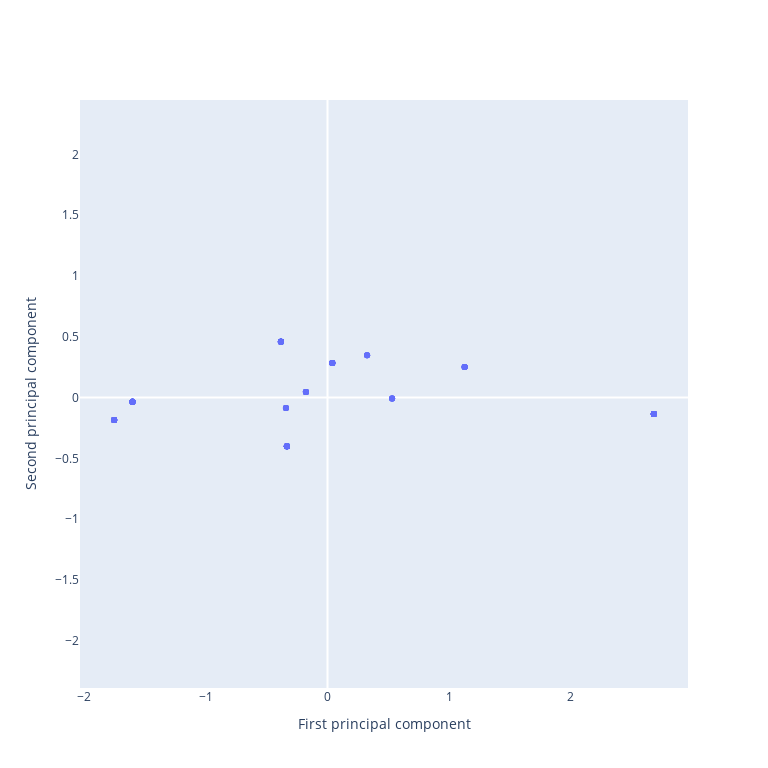
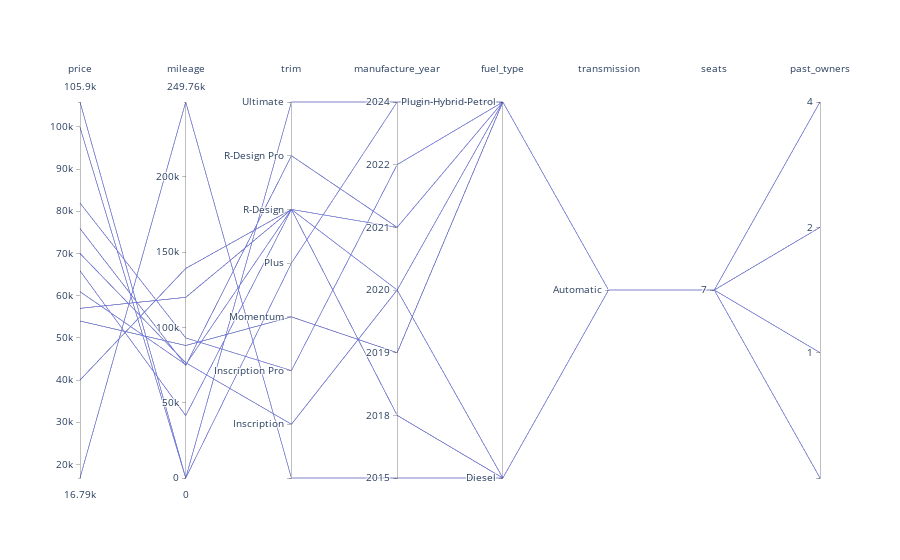
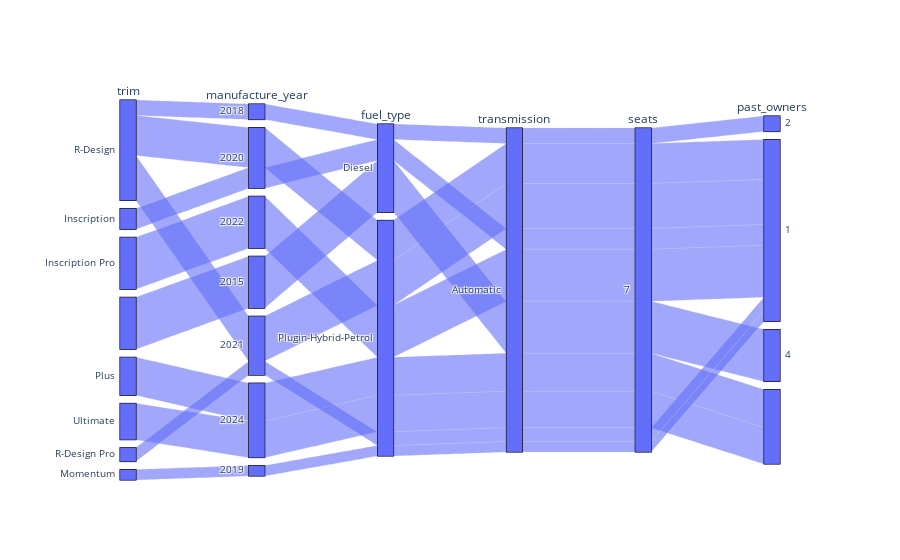

The notebook cell these images were saved under, in order:
### Code cell
import edvart
edvart.DefaultReport(df).show()

### Figure 1 — Plotly figure (JSON) as saved in the notebook; plotly's stock layout.template omitted (floating-point values rounded to 4 significant figures; data arrays with more than 128 entries replaced by an {"elided": "..."} marker saying what was removed)
{"data": [{"marker": {"opacity": 0.8}, "mode": "markers", "text": {"elided": "187 str values"}, "type": "scatter", "x": {"elided": "187 float values"}, "y": {"elided": "187 float values"}}], "layout": {"height": 768, "legend": {"title": {"text": "<b>None</b>"}}, "width": 768, "xaxis": {"autorange": true, "domain": [0, 1], "range": [-2.035, 2.964], "showgrid": false, "showticklabels": true, "title": {"text": "First principal component"}, "type": "linear", "zeroline": true}, "yaxis": {"autorange": true, "domain": [0, 1], "range": [-2.388, 2.447], "scaleanchor": "x", "scaleratio": 1, "showgrid": false, "showticklabels": true, "title": {"text": "Second principal component"}, "type": "linear", "zeroline": true}}}

### Figure 2 — Plotly figure (JSON) as saved in the notebook; plotly's stock layout.template omitted (floating-point values rounded to 4 significant figures; data arrays with more than 128 entries replaced by an {"elided": "..."} marker saying what was removed)
{"data": [{"dimensions": [{"label": "price", "values": {"elided": "187 float values"}}, {"label": "mileage", "values": {"elided": "187 float values"}}, {"label": "trim", "ticktext": ["", "Inscription", "Inscription Pro", "Momentum", "Plus", "R-Design", "R-Design Pro", "Ultimate"], "tickvals": [0, 1, 2, 3, 4, 5, 6, 7], "values": {"elided": "187 int values"}}, {"label": "manufacture_year", "ticktext": ["2015", "2018", "2019", "2020", "2021", "2022", "2024"], "tickvals": [0, 1, 2, 3, 4, 5, 6], "values": {"elided": "187 int values"}}, {"label": "fuel_type", "ticktext": ["Diesel", "Plugin-Hybrid-Petrol"], "tickvals": [0, 1], "values": {"elided": "187 int values"}}, {"label": "transmission", "ticktext": ["Automatic"], "tickvals": [0], "values": {"elided": "187 int values"}}, {"label": "seats", "ticktext": ["7"], "tickvals": [0], "values": {"elided": "187 int values"}}, {"label": "past_owners", "ticktext": ["", "1", "2", "4"], "tickvals": [0, 1, 2, 3], "values": {"elided": "187 int values"}}], "type": "parcoords"}], "layout": {"autosize": true}}

### Figure 3 — Plotly figure (JSON) as saved in the notebook; plotly's stock layout.template omitted (floating-point values rounded to 4 significant figures; data arrays with more than 128 entries replaced by an {"elided": "..."} marker saying what was removed)
{"data": [{"dimensions": [{"label": "trim", "values": {"elided": "187 str values"}}, {"label": "manufacture_year", "values": {"elided": "187 str values"}}, {"label": "fuel_type", "values": {"elided": "187 str values"}}, {"label": "transmission", "values": {"elided": "187 str values"}}, {"label": "seats", "values": {"elided": "187 str values"}}, {"label": "past_owners", "values": {"elided": "187 str values"}}], "type": "parcats"}], "layout": {"autosize": true}}
